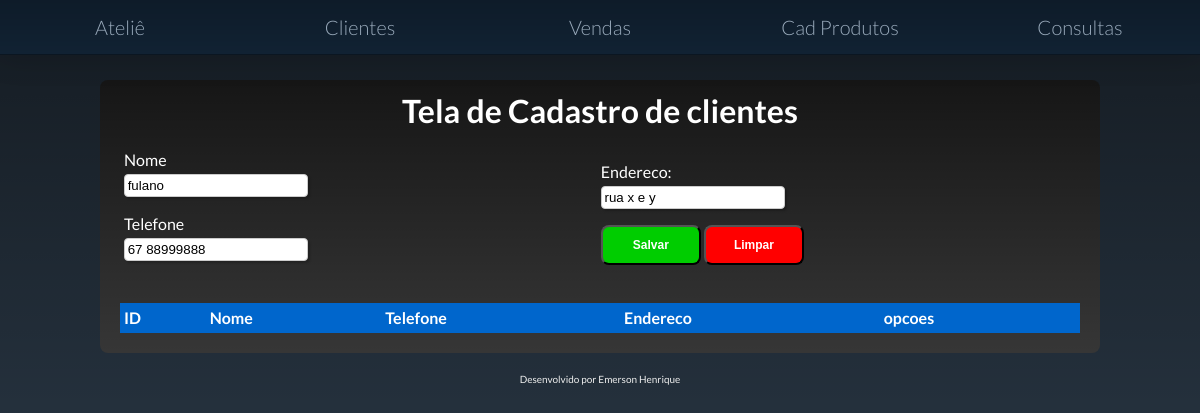
Screenshot of /projeto/cliente/2/ with the database file from the repository.
### core/models.py (models this page shows, shortened)
class Cadastro(models.Model):
    id = models.AutoField(primary_key=True)
    nome = models.CharField(max_length=100)
    telefone = models.CharField(max_length=20,)
    endereco = models.CharField(default=" - ", max_length=100, blank=True)
    class Meta:
        db_table = 'Cadastro'

### core/views.py (the view)
# urls.py: path('cliente/<int:pk>/', updatecliente, name='updatecliente'),
def updatecliente(request, pk, *args, **kwargs):
    cliente = Cadastro.objects.get(pk=pk)
    form = CadastroForm(request.POST or None, instance=cliente)
    if form.is_valid():
        form.save()
        return redirect('/projeto/cliente/')
    return render(request, 'cliente.html', {'form':form})

### core/forms.py
class CadastroForm(forms.ModelForm):
    class Meta:
        model = Cadastro
        fields = ['nome', 'telefone','endereco', ]

### templates/cliente.html (shortened to what this page needs)
{% extends 'base.html' %}
{% block listing %}
<h1 align="center"> Tela de Cadastro de clientes</h1></br>
{% block content %}
 <form action="" method="post">
     <table border="0px">
         <tr>
             <td>
                <fieldset>
                    <fieldset class="grupo">
                        <div class="campo">
                            <label >Nome</label>
                            {{ form.nome }}
                        </div>
                    </fieldset>
                    <div class="campo">
                        <label >Telefone</label>
                        {{ form.telefone }}
                    </div>
             </td>
             <td>
                 <div class="campo" >
                        <label> Endereco: </label>
                        {{form.endereco}}
                 </div>
                 <div>
                         <button type="submit" class="btn-Salvar" onclick="javascript:Alerta()">Salvar</button>
                         <button type="reset" class="btn-limpar"> Limpar </button>
                 </div>
             </td>
         </tr >
     </table>
</form>
<div>
<table id="custom">
  <thead>
    <tr>
        <th>ID</th>
        <th>Nome</th>
        <th>Telefone</th>
        <th>Endereco</th>
        <th>opcoes</th>
    </tr>
   </thead>
</table>
</div>
{% endblock content %}
{% endblock %}

### templates/css/layout.css (style rules this page uses)
html, body, h1, h2, h3, h4, h5, h6, p, li, ol, ul, pre { margin: 0; padding: 0; }
html, body { min-height: 100%; }
body { background-color: #345; background-image: linear-gradient(to bottom, #0009, transparent); color: #eee; font-family: 'Lato', sans-serif; font-size: 62.5%; padding: 0 20px; box-sizing: border-box; }
table { border-collapse: collapse; width: 100%; }
th, td { text-align: left; padding: 4px; }
th { background-color: #0066cc; color: white; }
.btn-Salvar { border-radius: 8px; height:40px; width:100px; background-color:#00CD00; color:#ffffff; font-family:arial; font-size:12px; font-weight:bold; font-style:normal; }
.btn-limpar { border-radius: 8px; height:40px; width:100px; background-color:#FF0000; color:#ffffff; font-family:arial; font-size:12px; font-weight:bold; font-style:normal; }

### templates/css/formulario.css (style rules this page uses)
* { margin: 0; padding: 0; }
fieldset { border: 0; }
.grupo:before, .grupo:after { content: " "; display: table; }
.grupo:after { clear: both; }
.campo { margin-bottom: 1em; }
.campo label { margin-bottom: 0.2em; color: white; display: block; }
fieldset.grupo .campo { float: left; margin-right: 1em; }
.campo input[type="text"], .campo input[type="email"], .campo input[type="url"], .campo input[type="tel"], .campo input[type="number"], .campo select, .campo textarea { border-radius: 4px; padding: 0.2em; border: 1px solid #CCC; box-shadow: 2px 2px 2px rgba(0,0,0,0.2); display: block; }

### rows the page displays
Cadastro: nome "fulano", telefone "67 88999888", endereco "rua x e y"
